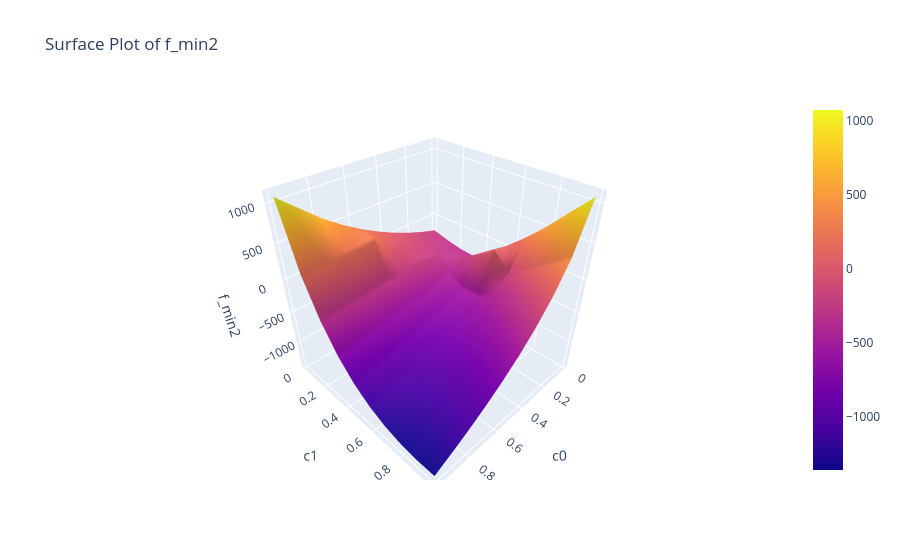

Write notebook code for a chart like this one.
### Code cell
fig = go.Figure(data=[go.Surface(z=Z, x=x_values2, y=x_values2)])

# Add labels and title
fig.update_layout(
    title="Surface Plot of f_min2",
    scene=dict(
        xaxis_title="c0",
        yaxis_title="c1",
        zaxis_title="f_min2",
    ),
)

fig.show()

### Figure 1 — Plotly figure (JSON) as saved in the notebook; plotly's stock layout.template omitted (floating-point values rounded to 4 significant figures)
{"data": [{"type": "surface", "x": [0.01, 0.1189, 0.2278, 0.3367, 0.4456, 0.5544, 0.6633, 0.7722, 0.8811, 0.99], "y": [0.01, 0.1189, 0.2278, 0.3367, 0.4456, 0.5544, 0.6633, 0.7722, 0.8811, 0.99], "z": [[-236.0, -162.3, -73.88, 29.62, 149.5, 287.4, 446.0, 630.3, 850.5, 1073.0], [-295.0, -235.8, -162.1, -73.87, 29.77, 260.6, 233.9, 224.3, 215.0, 206.1], [-339.4, -294.9, -235.7, -193.1, -219.2, -243.7, -266.6, -288.3, -308.9, -328.5], [-356.7, -261.0, -409.0, -464.0, -512.7, -556.7, -597.0, -634.5, -669.5, -702.4], [-170.5, -90.92, -504.2, -597.8, -676.8, -746.0, -808.1, -864.7, -916.9, -965.5], [33.77, 95.37, -492.3, -631.7, -746.0, -844.1, -930.8, -1009.0, -1080.0, -1146.0], [258.7, -161.0, -411.6, -597.0, -747.4, -875.5, -987.7, -1088.0, -1179.0, -1263.0], [509.1, 17.16, -288.3, -516.0, -700.8, -858.0, -995.5, -1118.0, -1229.0, -1331.0], [795.2, 215.0, -137.3, -402.8, -619.6, -804.2, -965.9, -1110.0, -1241.0, -1361.0], [1073.0, 425.5, 32.8, -266.7, -512.6, -722.8, -907.3, -1072.0, -1222.0, -1359.0]]}], "layout": {"scene": {"xaxis": {"title": {"text": "c0"}}, "yaxis": {"title": {"text": "c1"}}, "zaxis": {"title": {"text": "f_min2"}}}, "title": {"text": "Surface Plot of f_min2"}}}
